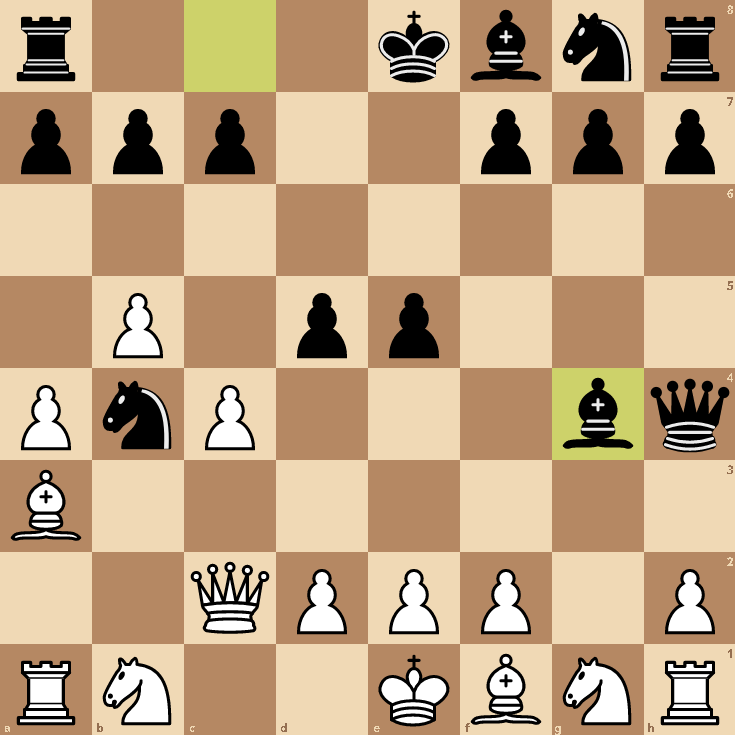
#> input picture frame.png, 735 x 735 px
$ python test.py
#> lines starting #> are read from the running program, lines starting #| are printed output that depends on the picture
import cv2
from pyautogui import screenshot
import numpy as np
import time
from string import ascii_lowercase


def mse(imageA, imageB):
	# the 'Mean Squared Error' between the two images is the
	# sum of the squared difference between the two images;
	# NOTE: the two images must have the same dimension
	err = np.sum((imageA.astype("float") - imageB.astype("float")) ** 2)
	err /= float(imageA.shape[0] * imageA.shape[1])

	# return the MSE, the lower the error, the more "similar"
	# the two images are
	return err

# time.sleep(3)
# frame = screenshot('frame.png', region=(575,164,735,735))
# #

letters = list(ascii_lowercase[:7])


frame = cv2.imread('frame.png')
#> frame is the input picture: shape (735, 735, 3); mean B, G, R 130.4, 163.5, 192

fromTemplate_white = cv2.imread('data/white_from.jpg')
toTemplate_white = cv2.imread('data/white_to.jpg')
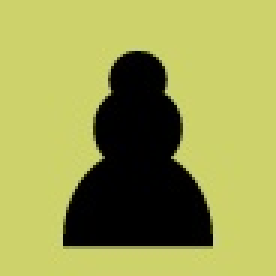
#> input picture data/white_to.jpg, 92 x 92 px (shown 3 times larger)
#> toTemplate_white is the input picture: shape (92, 92, 3); mean B, G, R 81.5, 158.9, 155.1
fromTemplate_black = cv2.imread('data/black_from.jpg')
toTemplate_black = cv2.imread('data/black_to.jpg')
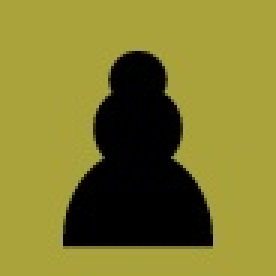
#> input picture data/black_to.jpg, 92 x 92 px (shown 3 times larger)
#> toTemplate_black is the input picture: shape (92, 92, 3); mean B, G, R 45.4, 123.2, 128.6
cell = cv2.imread('props/a4.jpg')
for i in range(8):
    for j in range(8):
        # frame = cv2.rectangle(frame, (i*92,j*92), (((i+1)*92), (j+1)*92), (0, 0, 255), thickness=2)
        # print((i*92,j*92), (((i+1)*92), (j+1)*92))
        prop = frame[j*92:(j+1)*92,i*92:((i+1)*92)]

        #
#> (the run stopped early here; a loop or call above may not have finished)
